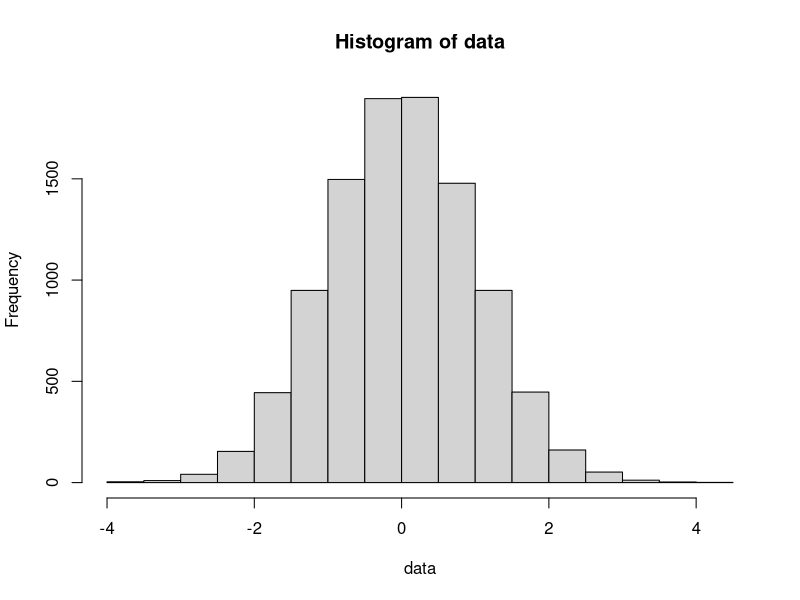

This chart was generated by the following R code:
#1 task
data <- rnorm(10000)
hist(data, bin = 100)
summary(data)
#install.packages("modeest")
library(modeest)
mlv(data, method = "mfv")
#find mid-range
(max(data) + min(data))/2
